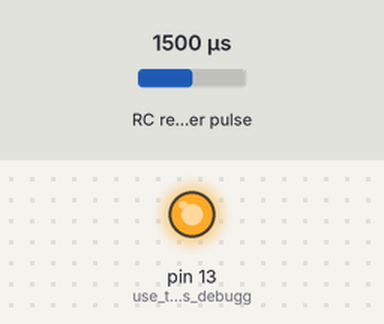
This sketch was run on a simulated Arduino Uno, built with avr-gcc and run on an emulated ATmega328P. On the bench: output pins drawn as LEDs (lit = HIGH). Wiring (inferred from the names in the program): RC receiver channel: data pin 2. The test bench sets the inputs (shaded band); at power-on: RC receiver pulse 1500 µs. What the sketch prints to the serial monitor is not drawn.

Above: at 0.01 s.
At 1.2 s:
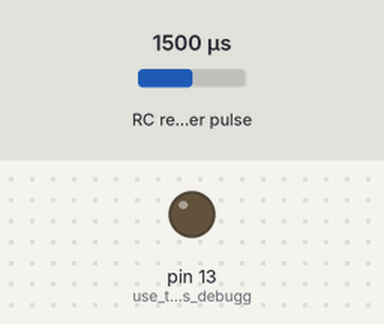
1.3 s: RC receiver pulse (sensor on pin 2) set to 1020 µs
3.0 s: RC receiver pulse (sensor on pin 2) set to 1250 µs
Timing chart, 0 to 6.0 s (numbered marks = the images above; inputs shaded):
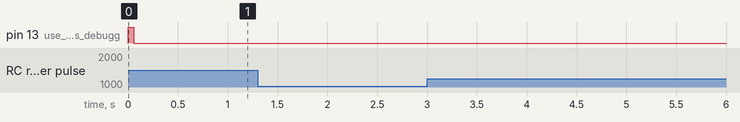

The sketch:

cRIOInterface_Arduino.ino
```cpp
#include <Wire.h>
#include <Adafruit_MCP23017.h>

byte i = 45;
byte currentByte = 0;

Adafruit_MCP23017 mcp;

// ---------- PWM -------------
#define THROTTLE_SIGNAL_IN 0 // INTERRUPT 0 = DIGITAL PIN 2 - use the interrupt number in attachInterrupt
#define THROTTLE_SIGNAL_IN_PIN 2 // INTERRUPT 0 = DIGITAL PIN 2 - use the PIN number in digitalRead

#define NEUTRAL_THROTTLE 1500 // this is the duration in microseconds of neutral throttle on an electric RC Car

volatile int nThrottleIn = NEUTRAL_THROTTLE; // volatile, we set this in the Interrupt and read it in loop so it must be declared volatile
volatile unsigned long ulStartPeriod = 0; // set in the interrupt
volatile boolean bNewThrottleSignal = false; // set in the interrupt and read in the loop
// we could use nThrottleIn = 0 in loop instead of a separate variable, but using bNewThrottleSignal to indicate we have a new signal
// is clearer for this first example
// ---------- PWM -------------

void setup()
{
   Wire.begin(0x37);
   Wire.onReceive(readFromI2CMaster);

   pinMode(13, OUTPUT);
   // Expander setup
   mcp.begin(1);      // use default address 0
   mcp.pinMode(0, INPUT);
   mcp.pullUp(0, LOW);  // turn on a 100K pullup internally
   pinMode(13, OUTPUT);  // use the p13 LED as debugging

   // ---------- PWM -------------
   attachInterrupt(THROTTLE_SIGNAL_IN,calcInput,CHANGE);
   // ---------- PWM -------------

   Serial.begin(9600);
}


void loop()
{
   if (bNewThrottleSignal)
   {
      int pwmVal = map(nThrottleIn, 0, 2500, 0, 255);
      sendPWMUpdate(3, pwmVal);
      // set this back to false when we have finished
      // with nThrottleIn, while true, calcInput will not update
      // nThrottleIn
      bNewThrottleSignal = false;
   }
   sendRelayUpdate(1, mcp.digitalRead(0), 0);
   sendI2CUpdate(currentByte);
   delay(50);
}


void calcInput()
{
  // if the pin is high, its the start of an interrupt
  if(digitalRead(THROTTLE_SIGNAL_IN_PIN) == HIGH)
  {
    // get the time using micros - when our code gets really busy this will become inaccurate, but for the current application its
    // easy to understand and works very well
    ulStartPeriod = micros();
  }
  else
  {
    // if the pin is low, its the falling edge of the pulse so now we can calculate the pulse duration by subtracting the
    // start time ulStartPeriod from the current time returned by micros()
    if(ulStartPeriod && (bNewThrottleSignal == false))
    {
      nThrottleIn = (int)(micros() - ulStartPeriod);
      ulStartPeriod = 0;

      // tell loop we have a new signal on the throttle channel
      // we will not update nThrottleIn until loop sets
      // bNewThrottleSignal back to false
      bNewThrottleSignal = true;
    }
  }
}

void readFromI2CMaster(int numBytes)
{
   int byteCount = Wire.available();
   while (byteCount > 0)
   {
      currentByte = Wire.read();
   }
   digitalWrite(13, 1);
   delay(100);
   digitalWrite(13, 0);
}

void sendPWMUpdate(byte port, byte value)
{
   byte data[] = {1, port, value};
   Serial.write(data, 3);
   Serial.flush();
}

void sendRelayUpdate(byte port, byte valA, byte valB)
{
   byte data[] = {2, port, valA, valB};
   digitalWrite(13, valA);
   Serial.write(data, 4);
   Serial.flush();
}

void sendI2CUpdate(byte currentByte)
{
   byte data[] = {4, currentByte};
   Serial.write(data, 2);
   Serial.flush();
}
```

Measured:
- after the input at 1.3 s, every drawn part: stays the same
- after the input at 3.0 s, every drawn part: stays the same
